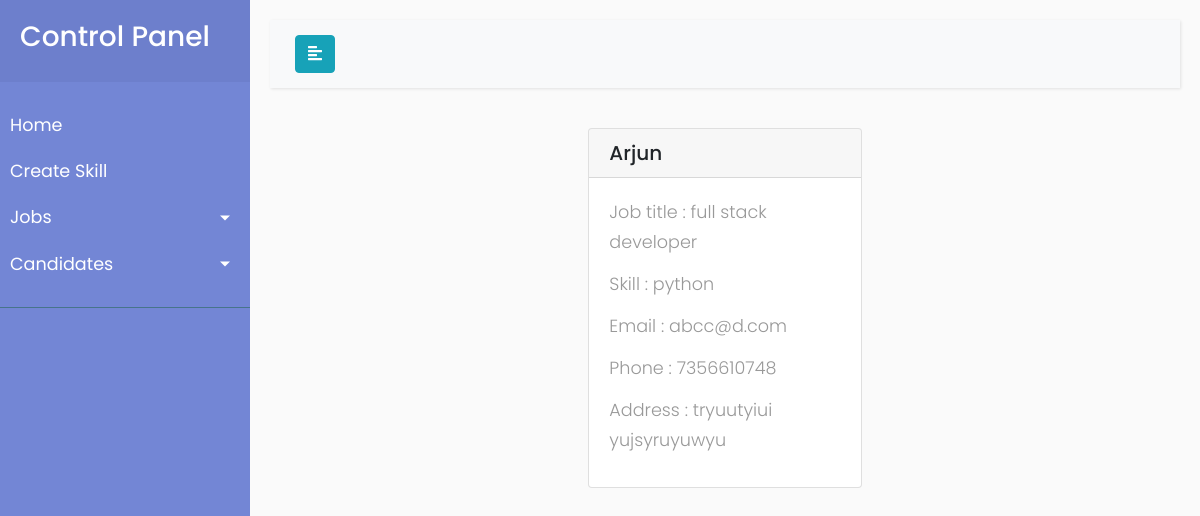
/Institute/viewselected/1, run on the app's committed database.
### Trainers/models.py (models this page shows, shortened)
class JobApplyModel(models.Model):
    choices = (
        ("applied", "applied"), ("accepted", "accepted"), ("rejected", "rejected")
    )
    title = models.CharField(max_length=100)
    skill = models.CharField(max_length=100)
    user = models.CharField(max_length=120)
    first_name = models.CharField(max_length=120)
    email = models.CharField(max_length=120)
    phone = models.IntegerField()
    address = models.CharField(max_length=120)
    status = models.CharField(max_length=100,choices=choices, default="applied")

### Institution/views.py (the view)
# urls.py: path("viewselected/<int:pk>",viewSelected,name="viewselected")
def viewSelected(request,pk):
    candidate=JobApplyModel.objects.get(id=pk)
    context={}
    context["candidate"]=candidate
    return render(request,"institution/viewselectedcandidate.html",context)

### Institution/templates/institution/viewselectedcandidate.html
<!DOCTYPE html>
{% extends "institution/base.html" %}
{% block body_block %}
    <div class="container">
        <div class="row">
            <div class="col-4"></div>
            <div class="col-4">
                <div class="card">
                    <h5 class="card-header">{{ candidate.first_name }}</h5>
                    <div class="card-body">
                        <p class="card-title">Job title : {{ candidate.title }}</p>
                        <p class="card-title">Skill : {{ candidate.skill }}</p>
                        <p class="card-title">Email : {{ candidate.email }}</p>
                        <p class="card-title">Phone : {{ candidate.phone }}</p>
                         <p class="card-title">Address : {{ candidate.address }}
                    </div>
                </div>
            </div>
            <div class="col-4"></div>
        </div>
    </div>
{% endblock %}

### Institution/static/css/style.css (style rules this page uses)
body { font-family: 'Poppins', sans-serif; background: #fafafa; }
p { font-family: 'Poppins', sans-serif; font-size: 1.1em; font-weight: 300; line-height: 1.7em; color: #999; }

### data on the page
JobApplyModel: first_name "Arjun", title "full stack developer", skill "python", email "abcc@d.com", phone "7356610748", address "tryuutyiui yujsyruyuwyu"
